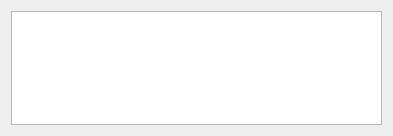
<?xml version="1.0" encoding="UTF-8"?>
<ui version="4.0">
 <class>TipDialog</class>
 <widget class="QDialog" name="TipDialog">
  <property name="geometry">
   <rect>
    <x>0</x>
    <y>0</y>
    <width>393</width>
    <height>136</height>
   </rect>
  </property>
  <property name="windowTitle">
   <string>TipDialog</string>
  </property>
  <layout class="QVBoxLayout" name="verticalLayout">
   <item>
    <widget class="QListWidget" name="tipListWidget"/>
   </item>
  </layout>
 </widget>
 <layoutdefault spacing="6" margin="11"/>
 <resources/>
 <connections/>
</ui>
